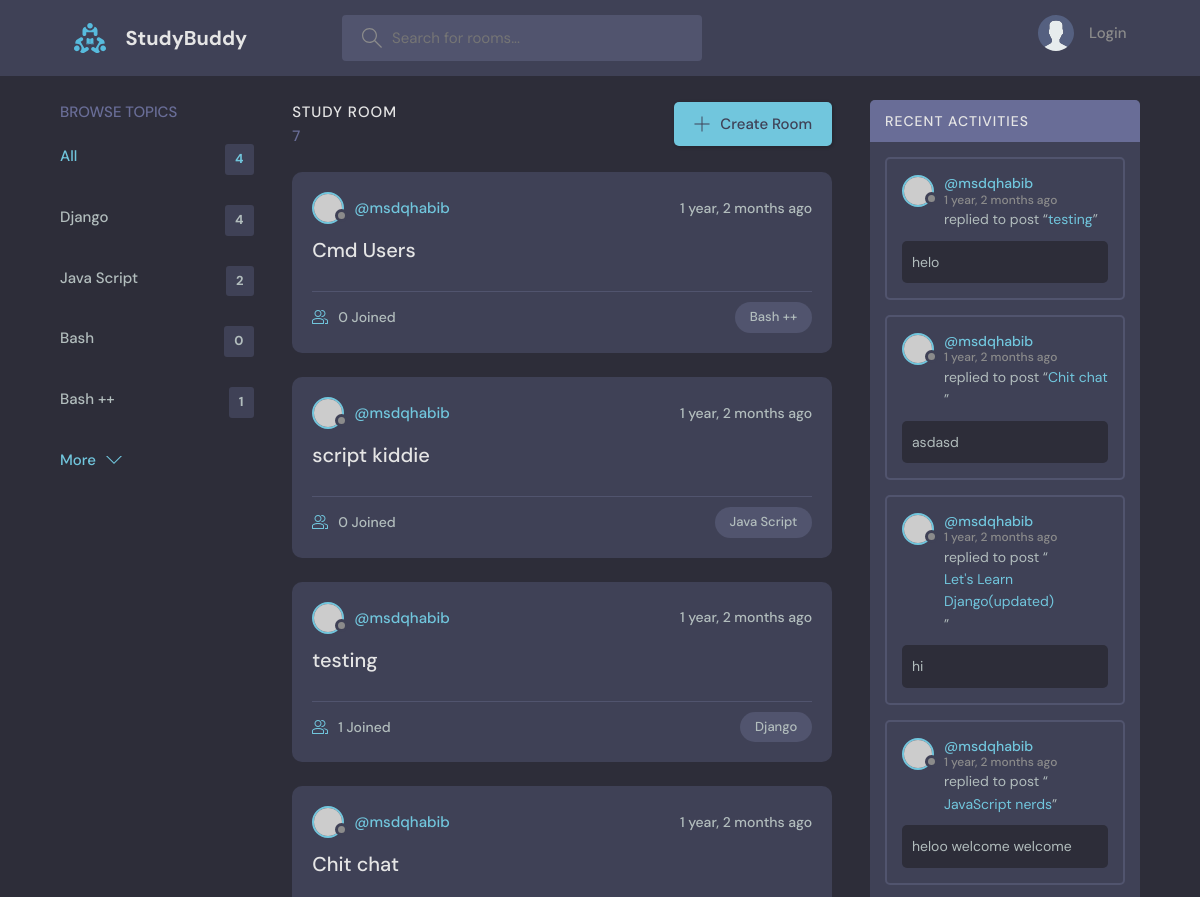
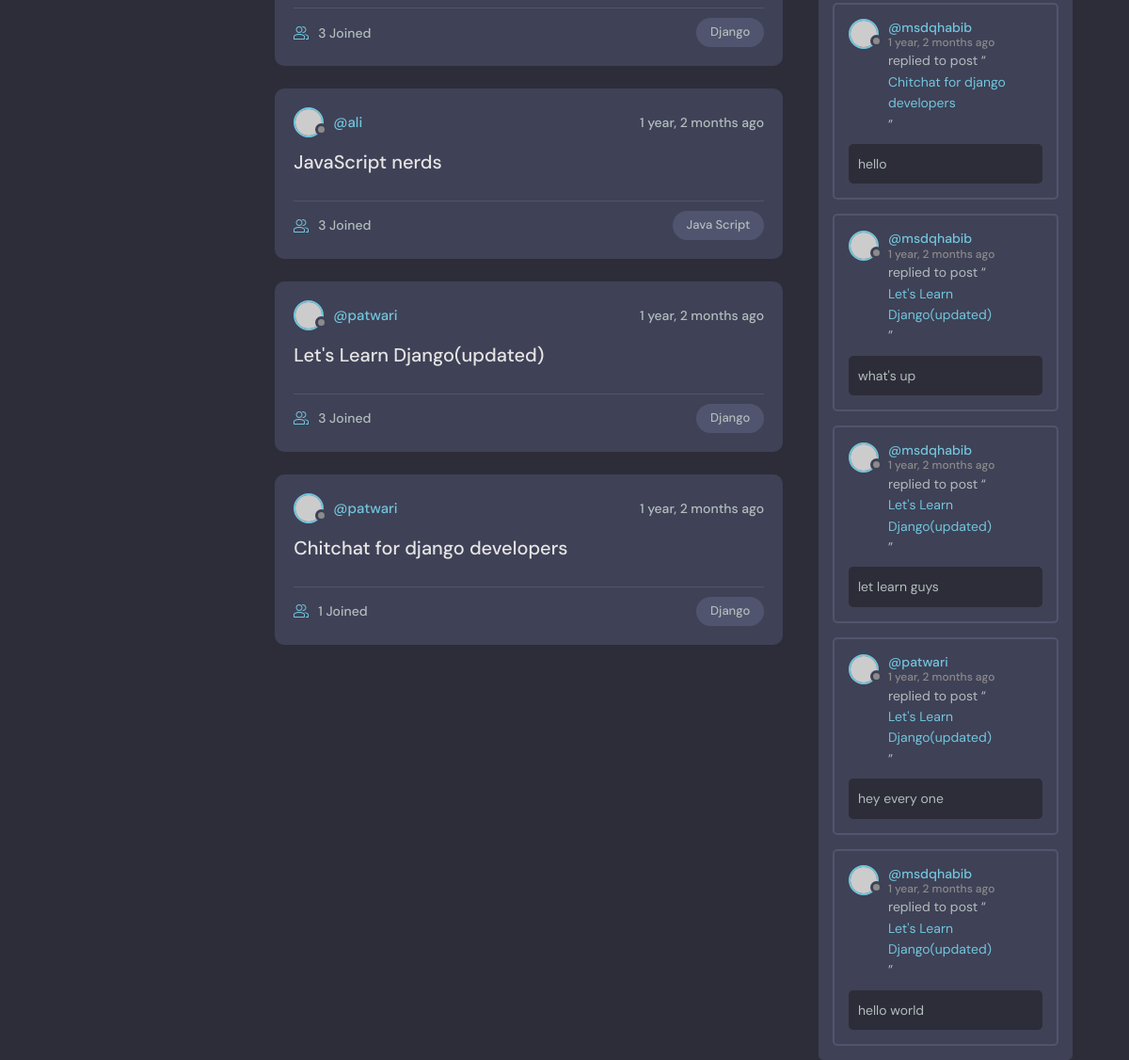
The page / on the database its author committed (2 pictures, top to bottom).
### base/models.py (models this page shows, shortened)
class Topic(models.Model):
    name = models.CharField(max_length=200)

class Room(models.Model):
    host = models.ForeignKey(User, on_delete=models.SET_NULL,null=True)
    topic = models.ForeignKey(Topic, on_delete=models.SET_NULL,null=True)
    name = models.CharField(max_length=200)
    description = models.TextField(null=True, blank=True)
    participants = models.ManyToManyField(User,related_name='participants',blank=True)
    updated = models.DateTimeField(auto_now=True)#it will take timestamp every single time
    created = models.DateTimeField(auto_now_add=True)#it will take timestamp on one time
    class Meta:
        ordering = ['-updated','-created']
    def __str__(self):
        return self.name

class Message(models.Model):
    user = models.ForeignKey(User, on_delete=models.CASCADE)
    room = models.ForeignKey(Room, on_delete=models.CASCADE)
    body = models.TextField()
    updated = models.DateTimeField(auto_now=True)#it will take timestamp every single time
    created = models.DateTimeField(auto_now_add=True)#it will take timestamp on one time
    class Meta:
        ordering = ['-updated','-created']

### base/views.py (the view)
# urls.py: path('', views.home, name='home'),
def home(request):
    q = request.GET.get('q')  if request.GET.get('q') != None else ''
    rooms = Room.objects.filter(
        Q(topic__name__icontains=q) |
        Q(name__icontains=q) |
        Q(description__icontains=q)
        )
    topics = Topic.objects.all()
    rooms_count = rooms.count()
    room_message = Message.objects.filter(Q(room__topic__name__icontains=q))
    context = {'rooms':rooms,
               'topics':topics,
               'room_count':rooms_count,
               'room_message':room_message,
              }
    return render(request,'base/index.html',context)

### base/templates/base/index.html (shortened to what this page needs)
{% extends 'base.html' %}
{% load static %}
{% block content %}
    <main class="layout layout--3">
      <div class="container">
        {% include 'base/topics_component.html' %}
        <div class="roomList">
          <div class="roomList__header">
            <div>
              <h2>Study Room</h2>
              <p>{{room_count}}</p>
            </div>
            <a class="btn btn--main" href="{% url 'create-room' %}">
              <svg version="1.1" xmlns="http://www.w3.org/2000/svg" width="32" height="32" viewBox="0 0 32 32">
                <title>add</title>
                <path
                  d="M16.943 0.943h-1.885v14.115h-14.115v1.885h14.115v14.115h1.885v-14.115h14.115v-1.885h-14.115v-14.115z"
                ></path>
              </svg>
              Create Room
            </a>
          </div>
         {% include 'base/feed_component.html' %}
        </div>
      {% include 'base/activity_component.html' %}
      </div>
    </main>
{% endblock %}

### base/templates/base/topics_component.html
 <div class="topics">
  <div class="topics__header">
    <h2>Browse Topics</h2>
  </div>
  <ul class="topics__list">
    <li>
      <a href="{% url 'home' %}" class="active">All <span>{{topics.count}}</span></a>
    </li>
    {% for topic in topics %}
    <li>
      <a href="{% url 'home' %}?q={{topic.name}}">{{topic.name}} <span>{{topic.room_set.all.count}}</span></a>
    </li>
    {% endfor %}
  </ul>
  <a class="btn btn--link" href="topics.html">
    More
    <svg version="1.1" xmlns="http://www.w3.org/2000/svg" width="32" height="32" viewBox="0 0 32 32">
      <title>chevron-down</title>
      <path d="M16 21l-13-13h-3l16 16 16-16h-3l-13 13z"></path>
    </svg>
  </a>
</div>

### base/templates/base/feed_component.html (shortened to what this page needs)
{% for room in rooms %}
<div class="roomListRoom">
    <div class="roomListRoom__header">
      <a href="{% url 'user-profile' room.host.id %}" class="roomListRoom__author">
        <div class="avatar avatar--small">
          <img src="https://randomuser.me/api/portraits/women/11.jpg" />
        </div>
        <span>@{{room.host.username}}</span>
      </a>
      <div class="roomListRoom__actions">
        <span>{{room.created|timesince}} ago</span>
      </div>
    </div>
    <div class="roomListRoom__content">
      <a href="{% url 'room' room.id %}">{{room.name}}</a>
    </div>
    <div class="roomListRoom__meta">
      <a href="{% url 'room' room.id %}" class="roomListRoom__joined">
        {{room.participants.all.count}} Joined
      </a>
      <p class="roomListRoom__topic">{{room.topic.name}}</p>
    </div>
  </div>
{% endfor %}

### base/templates/base/activity_component.html (shortened to what this page needs)
<div class="activities">
  <div class="activities__header">
    <h2>Recent Activities</h2>
  </div>
  {% for message in room_message %}
  <div class="activities__box">
    <div class="activities__boxHeader roomListRoom__header">
      <a href="{% url 'user-profile' message.user.id %}" class="roomListRoom__author">
        <div class="avatar avatar--small">
          <img src="https://randomuser.me/api/portraits/women/11.jpg" />
        </div>
        <p>
          @{{message.user}}
          <span>{{message.created|timesince}} ago</span>
        </p>
      </a>
    </div>
    <div class="activities__boxContent">
      <p>replied to post “<a href="{% url 'room' message.room.id %}">{{message.room}}</a>”</p>
      <div class="activities__boxRoomContent">
        {{message.body}}
      </div>
    </div>
  </div>
{% endfor %}
</div>

### rows shown on the page
Topic: name "Django", room_set.all.count "4"
Topic: name "Java Script", room_set.all.count "2"
Topic: name "Bash", room_set.all.count "0"
Topic: name "Bash ++", room_set.all.count "1"
Room: host.username "msdqhabib", created "1 year, 2 months", name "Cmd Users", participants.all.count "0", topic.name "Bash ++"
Room: host.username "msdqhabib", created "1 year, 2 months", name "script kiddie", participants.all.count "0", topic.name "Java Script"
Room: host.username "msdqhabib", created "1 year, 2 months", name "testing", participants.all.count "1", topic.name "Django"
Room: host.username "msdqhabib", created "1 year, 2 months", name "Chit chat", participants.all.count "3", topic.name "Django"
Room: host.username "ali", created "1 year, 2 months", name "JavaScript nerds", participants.all.count "3", topic.name "Java Script"
Room: host.username "patwari", created "1 year, 2 months", name "Let's Learn Django(updated)", participants.all.count "3", topic.name "Django"
Room: host.username "patwari", created "1 year, 2 months", name "Chitchat for django developers", participants.all.count "1", topic.name "Django"
Message: user "msdqhabib", created "1 year, 2 months", room "testing", body "helo"
Message: user "msdqhabib", created "1 year, 2 months", room "Chit chat", body "asdasd"
Message: user "msdqhabib", created "1 year, 2 months", room "Let's Learn Django(updated)", body "hi"
Message: user "msdqhabib", created "1 year, 2 months", room "JavaScript nerds", body "heloo welcome welcome"
Message: user "msdqhabib", created "1 year, 2 months", room "Chitchat for django developers", body "hello"
Message: user "msdqhabib", created "1 year, 2 months", room "Let's Learn Django(updated)", body "what's up"
Message: user "msdqhabib", created "1 year, 2 months", room "Let's Learn Django(updated)", body "let learn guys"
Message: user "patwari", created "1 year, 2 months", room "Let's Learn Django(updated)", body "hey every one"
Message: user "msdqhabib", created "1 year, 2 months", room "Let's Learn Django(updated)", body "hello world"

### other values the page prints
{{ topics.count }} "4"
{{ room_count }} "7"
